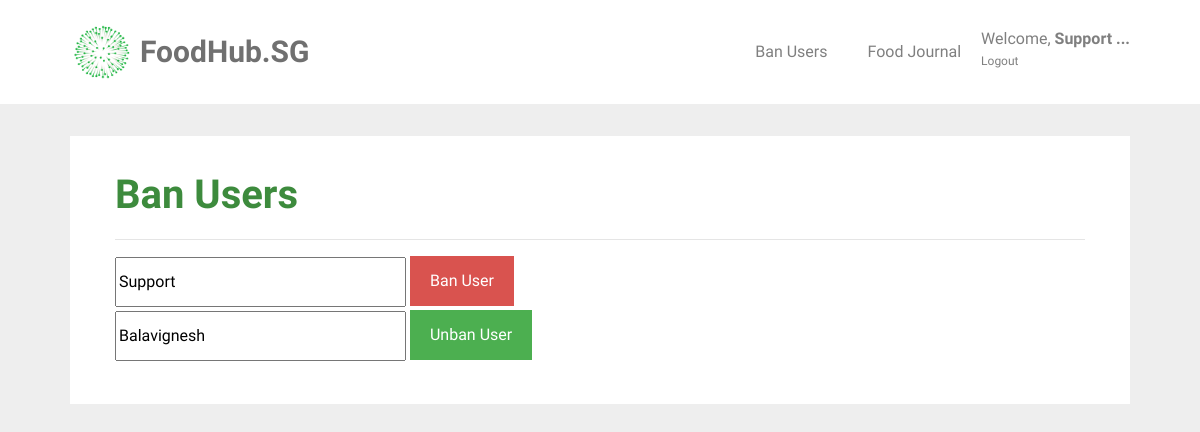
Before: /ban_user (signed in) with the older database file.
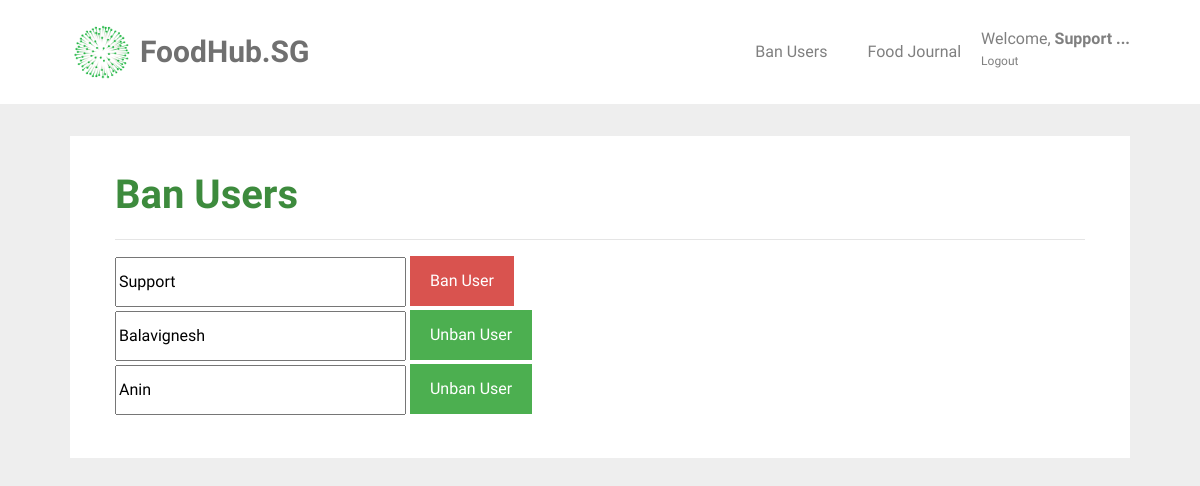
After: the same page with the newer database file.
### tables this page shows
CREATE TABLE user (
  id INTEGER PRIMARY KEY AUTOINCREMENT,
  name TEXT NOT NULL,
  email VARCHAR(512) UNIQUE NOT NULL,
  password TEXT NOT NULL,
  height INTEGER NOT NULL,
  weight INTEGER NOT NULL,
  location TEXT NOT NULL,
  status BOOLEAN NOT NULL
);

### foodhubsg/support.py (the view, shortened to what this page needs)
@bp.route('/ban_user', methods=('GET', 'POST'))
@permission_required
def ban_user():
    db= get_db()
    users = db.execute('SELECT * FROM user').fetchall()
    return render_template('support/ban_users.html', users=users)

### foodhubsg/auth.py (called while the page is built)
def permission_required(view):
    @functools.wraps(view)
    def wrapped_view(**kwargs):
        if g.user is None:
            return redirect(url_for('auth.login'))
        if g.user["id"] != 0:
            flash("You do not have sufficient privileges to enter that page")
            return redirect(url_for('food.index'))
        return view(**kwargs)
    return wrapped_view

@bp.before_app_request
def load_logged_in_user():
    user_id = session.get('user_id')
    if user_id is None:
        g.user = None
    else:
        g.user = get_db().execute(
            'SELECT * FROM user WHERE id = ?', (user_id,)
        ).fetchone()

### foodhubsg/db.py (called while the page is built)
def get_db():
    if 'db' not in g:
        g.db = sqlite3.connect(
            current_app.config['DATABASE'],
            detect_types=sqlite3.PARSE_DECLTYPES
        )
        g.db.row_factory = sqlite3.Row
    return g.db

### foodhubsg/templates/support/ban_users.html (shortened to what this page needs)
{% extends 'base.html' %}
{% block content %}
<div id="colorlib-container">
    <div class="container">
        <div class="box1">
        <div class="row row-pb-md">
            <div class="col-md-12">
            <h1 class="font_color"><b>Ban Users</b></h1>
            <hr>
                {% for user in users %}
                    <form method="post" action="">
                    <input type="text" value="{{ user["name"] }}" id="name" name="name" style='width: 30%;' readonly>
                    {% if user["status"] == 0 %}
                        <input type="submit" value="Ban User" name="action" class="btn btn-primary" style='background-color: #d9534f; height: 50px;'>
                    {% elif user["status"] == 1 %}
                        <input type="submit" value="Unban User" name="action" class="btn btn-primary" style="background-color: #4CAF50; height: 50px;">
                    {% endif %}
                    </form>
                {% endfor %}
            </div>
        </div>
    </div>
</div>
</div>
 {% endblock %}

### foodhubsg/templates/base.html (shortened to what this page needs)
<!doctype html>
<link rel="stylesheet" href="https://cdnjs.cloudflare.com/ajax/libs/font-awesome/4.7.0/css/font-awesome.min.css">
<link rel="stylesheet" href="https://stackpath.bootstrapcdn.com/bootstrap/4.1.3/css/bootstrap.min.css">
<link rel="stylesheet" href="../static/css/animate.css">
<link rel="stylesheet" href="../static/css/icomoon.css">
<link rel="stylesheet" href="../static/css/magnific-popup.css">
<link rel="stylesheet" href="../static/css/owl.carousel.min.css">
<link rel="stylesheet" href="../static/css/style.css">
    {% block navbar %}
        <nav class="navbar navbar-light bg-white">
            <div class="container">
                <a class="navbar-brand" href="{{ url_for('index') }}">
                    <img src="../static/images/healthhub-logo.png" width="65px" height="60px" class="d-inline-block align-top" alt="FoodHub.SG Logo">
                    <span id="webname">FoodHub.SG</span>
                </a>
                {% if g.user %}
                    {% if g.user["id"] == 0 %}
                        <ul class="navbar-nav ml-auto">
                            <li class="nav-item">
                                <a class="nav-link" href="{{ url_for('support.ban_user') }}">Ban Users</a>
                            </li>
                            <li class="nav-item">
                                <a class="nav-link" href="{{ url_for('food.food_journal') }}">Food Journal</a>
                            </li>
                            <li class="nav-item settings nav-link">
                                <a class="nav-link" id="settings-link">
                                    Welcome, <span id="nav-name">{{ g.user['name'] }}!</span>
                                </a>
                                <a class="nav-link" id="logout-link" href="{{ url_for('auth.logout') }}">
                                    Logout
                                </a>
                            </li>
                        </ul>
                    {% endif %}
                {% endif %}
                {% endblock %}
            </div>
        </nav>
<section class="content">
    {% block content %}{% endblock %}
</section>

### foodhubsg/static/css/style.css (style rules this page uses)
.font_color { color: #3d8b3d; }
a { color: #F6490D; -webkit-transition: 0.5s; -o-transition: 0.5s; transition: 0.5s; }
h1, h2, h3, h4, h5, h6, figure { color: #707070; font-weight: 400; margin: 0 0 20px 0; }
#colorlib-container, #colorlib-instagram, #colorlib-about, #colorlib-contact, #colorlib-footer { padding: 2em 0; clear: both; }
.content { display: block; }
input[type="text"] { height: 50px; }
.btn { margin-right: 4px; margin-bottom: 4px; font-size: 16px; font-weight: 400; -webkit-border-radius: 30px; -moz-border-radius: 30px; -ms-border-radius: 30px; border-radius: 30px; -webkit-transition: 0.5s; -o-transition: 0.5s; transition: 0.5s; padding: 8px 20px; }
.btn-primary { background: #F6490D; color: #fff; }
.row-pb-md { padding: 2em !important; }
.btn-primary { border-radius: 0; border-width: 0; }
.btn { border-radius: 0; }
.box1 { background: #ffffff; padding: 0.5em; margin-bottom: 3em; transition: box-shadow 0.5s; }
.row.row-pb-md { margin: -5px -10px 0 -10px; }
.container { padding-right: 2.5em; padding-left: 2.5em; }
#nav-name { font-weight: bold; }
.navbar-nav { flex-direction: row; }
.nav-item { padding: 10px 10px 10px 10px; margin: 10px; }
.navbar-nav > .settings { position: relative; display: block; margin-right: 0; padding-right: 0; margin-left: 0; padding-left: 0; color: #4CAF50; }
.settings > .nav-link { line-height: 22px; padding: 0; }
#logout-link { font-size: 12px; }
#webname { color: #707070; font-weight: bold; font-size: 30px; }
.bg-white { background-color: white; }

Changed rows visible on the page:
added user: name "Anin"
